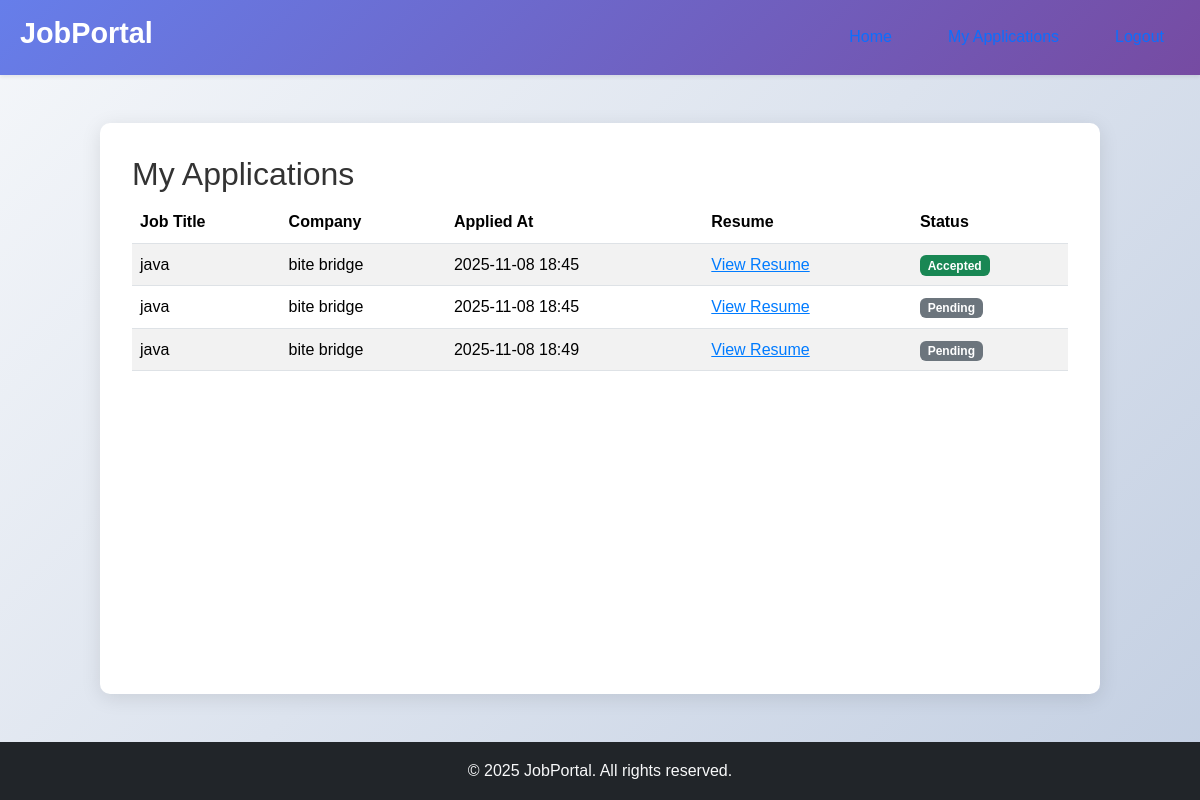
/my-applications (signed in), run on an earlier commit of the app's database.
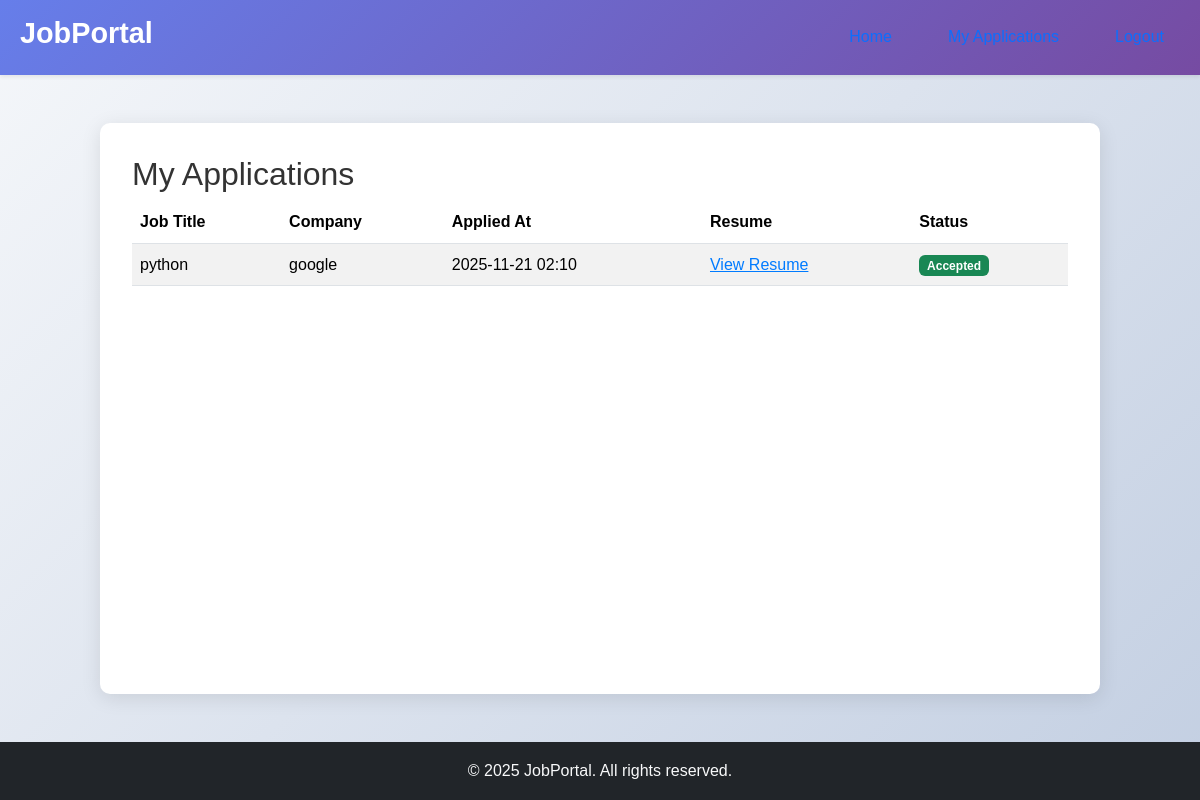
And on a later commit of the database.
### app.py (models this page shows)
class Application(db.Model):
    id = db.Column(db.Integer, primary_key=True)
    user_id = db.Column(db.Integer, db.ForeignKey('user.id'))
    job_id = db.Column(db.Integer, db.ForeignKey('job.id'))
    resume = db.Column(db.String(200), nullable=False)  # stores file path
    status = db.Column(db.String(20), default='Under Review')
    applied_on = db.Column(db.DateTime, default=datetime.utcnow)  # ← Add this line
    job = db.relationship('Job', back_populates='applications')
    user = db.relationship('User', backref='applications')

class Job(db.Model):
    id = db.Column(db.Integer, primary_key=True)
    title = db.Column(db.String(200), nullable=False)
    description = db.Column(db.Text, nullable=False)
    salary = db.Column(db.String(100))
    location = db.Column(db.String(200))
    category = db.Column(db.String(100))
    company = db.Column(db.String(200))
    posted_by = db.Column(db.Integer, db.ForeignKey('user.id'))
    created_at = db.Column(db.DateTime, default=datetime.utcnow)
    applications = db.relationship('Application', back_populates='job', lazy=True)
    applications = db.relationship('Application', back_populates='job', lazy=True)

### app.py (the view)
@app.route('/my-applications')
@login_required
def my_applications():
    user = current_user
    applications = Application.query.filter_by(user_id=user.id).all()
    return render_template('my_applications.html', applications=applications, user=user)

### app.py (called while the page is built)
@app.context_processor
def inject_user():
    return dict(user=current_user)

@login_manager.user_loader
def load_user(user_id):
    return User.query.get(int(user_id))

### templates/my_applications.html
{% extends 'base.html' %}
{% block content %}
<h2>My Applications</h2>
<link rel="stylesheet" href="{{ url_for('static', filename='css/application.css') }}">
{% if applications %}
<table class="table table-striped">
    <thead>
        <tr>
            <th>Job Title</th>
            <th>Company</th>
            <th>Applied At</th>
            <th>Resume</th>
            <th>Status</th>
        </tr>
    </thead>
    <tbody>
        {% for app in applications %}
        <tr>
            <td>{{ app.job.title }}</td>
            <td>{{ app.job.company }}</td>
            <td>{{ app.applied_on.strftime('%Y-%m-%d %H:%M') }}</td>
            <td>
                {% if app.resume %}
                <a href="{{ url_for('resume_file', filename=app.resume) }}" target="_blank">View Resume</a>
                {% else %}
                No Resume
                {% endif %}
            </td>
            <td>
                {% if app.status == 'Accepted' %}
                <span class="badge bg-success">Accepted</span>
                {% elif app.status == 'Rejected' %}
                <span class="badge bg-danger">Rejected</span>
                {% else %}
                <span class="badge bg-secondary">Pending</span>
                {% endif %}
            </td>
        </tr>
        {% endfor %}
    </tbody>
</table>
{% else %}
<p>You have not applied to any jobs yet.</p>
{% endif %}
{% endblock %}

### templates/base.html (shortened to what this page needs)
<!DOCTYPE html>
<html lang="en">
<head>
    <link href="https://cdn.jsdelivr.net/npm/bootstrap@5.3.2/dist/css/bootstrap.min.css" rel="stylesheet">
    <link rel="stylesheet" href="{{ url_for('static', filename='css/base.css') }}">
</head>
<body class="d-flex flex-column min-vh-100">
    <header class="site-header py-3 shadow-sm">
        <div class="container d-flex justify-content-between align-items-center">
            <h2 class="logo">JobPortal</h2>
            <nav>
                <ul class="nav">
                    <li class="nav-item"><a class="nav-link" href="{{ url_for('index') }}">Home</a></li>
                    {% if user.is_authenticated %}
                    {% if user.is_admin %}
                    <li class="nav-item"><a class="nav-link" href="{{ url_for('admin_dashboard') }}">Admin Dashboard</a>
                    </li>
                    {% elif user.is_employer and user.is_approved %}
                    <li class="nav-item"><a class="nav-link" href="{{ url_for('post_job') }}">Post Job</a></li>
                    <li class="nav-item"><a class="nav-link" href="{{ url_for('view_applications') }}">Applications</a>
                    </li>
                    {% else %}
                    <li class="nav-item"><a class="nav-link" href="{{ url_for('my_applications') }}">My Applications</a>
                    </li>
                    {% endif %}
                    <li class="nav-item"><a class="nav-link" href="{{ url_for('logout') }}">Logout</a></li>
                    {% else %}
                    <li class="nav-item"><a class="nav-link" href="{{ url_for('login') }}">Login</a></li>
                    <li class="nav-item"><a class="nav-link" href="{{ url_for('register') }}">Register</a></li>
                    {% endif %}
                </ul>
            </nav>
        </div>
    </header>
    <main class="content container my-5 flex-grow-1">
        {% block content %}{% endblock %}
    </main>
    <footer class="site-footer bg-dark py-3 text-center mt-auto">
        <p class="text-light">&copy; {{ current_year or 2025 }} JobPortal. All rights reserved.</p>
    </footer>
</body>
</html>

### static/css/base.css (style rules this page uses)
* { margin: 0; padding: 0; box-sizing: border-box; }
body { font-family: 'Arial', sans-serif; line-height: 1.6; color: #333; background: linear-gradient(135deg, #f5f7fa 0%, #c3cfe2 100%); min-height: 100vh; display: flex; flex-direction: column; }
.container { max-width: 1200px; margin: 0 auto; padding: 0 20px; }
.site-header { background: linear-gradient(135deg, #667eea 0%, #764ba2 100%); color: #fff; padding: 0.75rem 0; box-shadow: 0 2px 10px rgba(0, 0, 0, 0.1); position: sticky; top: 0; z-index: 100; }
.nav { display: flex; justify-content: space-between; align-items: center; }
.logo { font-size: 1.8rem; font-weight: bold; color: #fff; text-decoration: none; }
nav ul { list-style: none; display: flex; gap: 1.5rem; }
nav ul li a { color: #fff; text-decoration: none; font-weight: 500; padding: 0.5rem 1rem; border-radius: 5px; transition: background-color 0.3s ease, transform 0.2s ease; }
.content { background: #fff; border-radius: 10px; box-shadow: 0 4px 20px rgba(0, 0, 0, 0.1); padding: 2rem; margin: 0 auto; max-width: 1000px; min-height: 400px; }
.site-footer { background: #333; color: #fff; text-align: center; padding: 1rem 0; margin-top: auto; }
.site-footer p { margin: 0; }
a { color: #007bff; transition: color 0.3s ease; }

What changed in the data, as far as the page shows it:
removed Application: job "java", job.company "bite bridge", applied_on "2025-11-08 18:45", status "Pending"
removed Application: job "java", job.company "bite bridge", applied_on "2025-11-08 18:49", status "Pending"
changed Application: job "java" → "python"; job.company "bite bridge" → "google"; applied_on "2025-11-08 18:45" → "2025-11-21 02:10"
